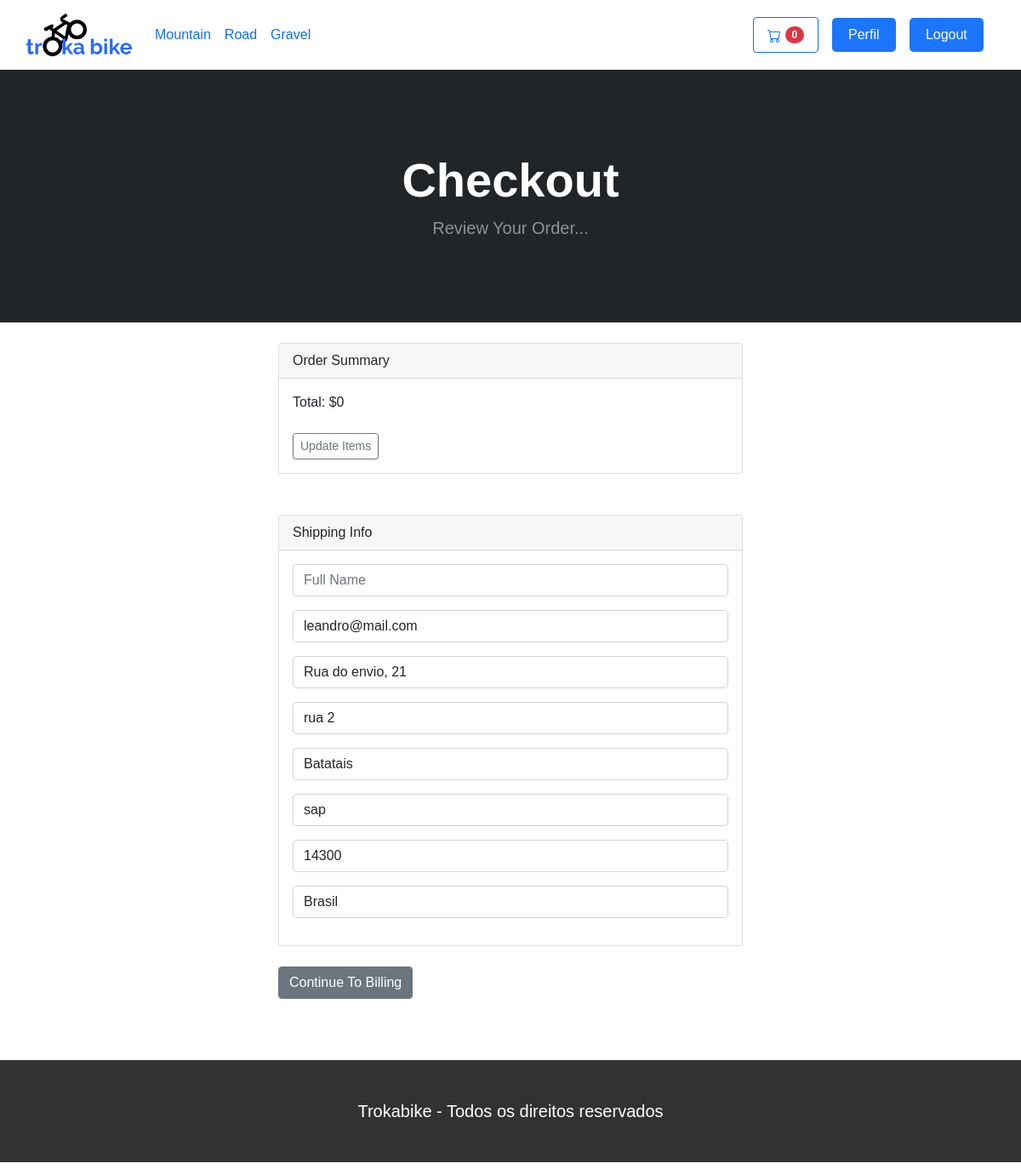
Page /checkout (signed in) on the committed database.
### payment/models.py (models this page shows, shortened)
class Endereco(models.Model):
    usuario = models.ForeignKey(User, on_delete=models.CASCADE, null=True, blank=True)
    email_envio = models.CharField(max_length=255)
    endereco_envio = models.CharField(max_length=255)
    endereco_envio2 = models.CharField(max_length=255)
    cidade_envio = models.CharField(max_length=255)
    estado_envio = models.CharField(max_length=255, null=True, blank=True)
    cep_envio = models.CharField(max_length=255, null=True, blank=True)
    pais_envio = models.CharField(max_length=255)
    class Meta:
        verbose_name_plural = "Endereço Entrega"

### payment/views.py (the view)
# urls.py: path('checkout', views.checkout, name='checkout'),
def checkout(request):
    cart = Cart(request)
    cart_produtos = cart.pega_produto
    quantidade = cart.pega_quantidade
    totais = cart.cart_total()
    if request.user.is_authenticated:
        shipping_user = Endereco.objects.get(usuario__id=request.user.id)
        shipping_form = EnderecoForm(request.POST or None, instance=shipping_user)
        return render(request, "checkout.html",
                      {"cart_produtos": cart_produtos, "quantidade": quantidade, "totais": totais,
                       "shipping_form": shipping_form})
    else:
        shipping_form = EnderecoForm(request.POST or None)
        return render(request, "checkout.html",
                      {"cart_produto": cart_produto, "quantidade": quantidade, "totais": totais,
                       "shipping_form": shipping_form})

### cart/cart.py (called while the page is built)
    def __len__(self):
        return len(self.cart)

    def pega_produto(self):
        produtos_id = self.cart.keys()
        produtos = Produto.objects.filter(id__in=produtos_id)
        return produtos

    def cart_total(self):
        produtos_id = self.cart.keys()
        products = Produto.objects.filter(id__in=produtos_id)
        quantidade = self.cart
        total = 0
        for key, value in quantidade.items():
            key = int(key)
            for product in products:
                if product.id == key:
                    total = total + (product.preco * value)
        return total

### cart/context_processors.py (called while the page is built)
def cart(request):
    return {'cart': Cart(request)}

### payment/templates/checkout.html (shortened to what this page needs)
{% extends 'bikes/template.html' %}
{% block content %}
<header class="bg-dark py-5">
  <div class="container px-4 px-lg-5 my-5">
    <div class="text-center text-white">
      <h1 class="display-4 fw-bolder">Checkout</h1>
      <p class="lead fw-normal text-white-50 mb-0">Review Your Order...</p>
    </div>
  </div>
</header>
<br />
<div class="container">
  <div class="row">
    <div class="col-md-6 offset-md-3">
      <div class="card">
        <div class="card-header">
          Order Summary
        </div>
        <div class="card-body">
          Total: ${{ totais }}
          <br /><br />
          <a href="{% url 'cart_sumario' %}" class="btn btn-sm btn-outline-secondary">Update Items</a>
        </div>
      </div>
      <br /><br />
      <div class="card">
        <div class="card-header">
          Shipping Info
        </div>
        <div class="card-body">
          {{ shipping_form.as_p }}
        </div>
      </div>
      <br />
      <a href="#" class="btn btn-secondary">Continue To Billing</a>
      <br /><br />
    </div>
  </div>
</div>
{% endblock %}

### setup/static/css/styles.css (style rules this page uses)
:root { --azul-claro: #cbeaff; --azul-base: #1b75fd; --vermelho: #ef1313; --branco: #ffffff; --cinza: #3b424c; --marquee-width: 130vw; --marquee-height: 20vh; --marquee-elements-displayed: 5; --marquee-element-width: calc(var(--marquee-width) / var(--marquee-elements-displayed)); --marquee-animation-duration: calc(var(--marquee-elements) * 3s); }
body { background-color: white; font-family: 'Montserrat', sans-serif; }

### rows in the picture
Endereco: email_envio "leandro@mail.com", endereco_envio "Rua do envio, 21", endereco_envio2 "rua 2", cidade_envio "Batatais", estado_envio "sap", cep_envio "14300", pais_envio "Brasil"

### other values in the picture
{{ cart|length }} "0"
{{ totais }} "0"
